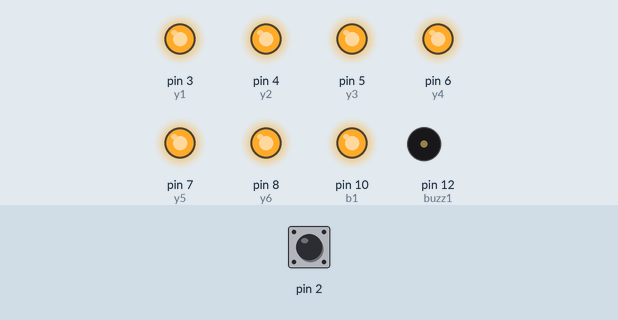
A sketch run on a simulated Arduino Uno, built with avr-gcc and run on an emulated ATmega328P. On the bench: output pins drawn as LEDs (lit = HIGH), buzzer (waves = sounding, pin HIGH). The test bench sets the inputs (shaded band); at power-on: pin 2 HIGH.

Above: at 0.03 s.
At 2.94 s:
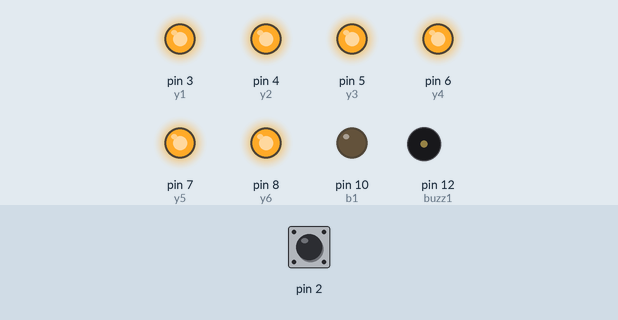
Timing chart, 0 to 3.2 s (numbered marks = the images above):
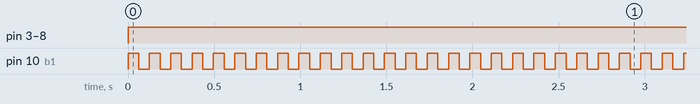

Measured:
- by itself, pin 3 (y1): LOW → HIGH at 0.00 s, → LOW 61.5 s later
- by itself, pin 4 (y2): LOW → HIGH at 0.00 s, → LOW 121 s later
- by itself, pin 5 (y3), pin 6 (y4), pin 7 (y5), pin 8 (y6): LOW → HIGH at 0.00 s
- by itself, pin 10 (b1): alternates HIGH for 0.06 s and LOW for 0.06 s

The sketch:

wouter.ino
```cpp
int switchstate = 0;
int cur_epoch = 0;
int bluestate = 0;

const int y1 = 3;
const int y2 = 4;
const int y3 = 5;
const int y4 = 6;
const int y5 = 7;
const int y6 = 8;
const int r1 = 9;
const int b1 = 10;

const int buzz1 = 12;

void setup() {
    // yellow LEDs
    pinMode(y1, OUTPUT);
    pinMode(y2, OUTPUT);
    pinMode(y3, OUTPUT);
    pinMode(y4, OUTPUT);
    pinMode(y5, OUTPUT);
    pinMode(y6, OUTPUT);

    // red
    pinMode(r1, OUTPUT);
    // blue
    pinMode(b1, OUTPUT);
    // buzzer
    pinMode(buzz1, OUTPUT);
    //switch
    pinMode(2, INPUT);
    pinMode(13, INPUT);
}

const int delay_ms = 1000;
const int max_epoch = 420;

void blink (int b1 = 10, int times = 4, int delay_ms = 1000) {
    for (int i = 0; i < times; i++) {
	int bluestate = digitalRead(b1);
	if (bluestate == HIGH) {
	    digitalWrite(b1, LOW);
	} else {
	    digitalWrite(b1, HIGH);
	}
	delay(delay_ms / times);
    }
}

void loop() {
    switchstate = digitalRead(2);
    cur_epoch = 0;
    if (switchstate == LOW) {
	digitalWrite(r1, HIGH);
	digitalWrite(b1, LOW);
	digitalWrite(y1, LOW);
	digitalWrite(y2, LOW);
	digitalWrite(y3, LOW);
	digitalWrite(y4, LOW);
	digitalWrite(y5, LOW);
	digitalWrite(y6, LOW);
    } else {
	digitalWrite(r1, LOW);
	digitalWrite(b1, LOW);
	digitalWrite(y1, HIGH);
	digitalWrite(y2, HIGH);
	digitalWrite(y3, HIGH);
	digitalWrite(y4, HIGH);
	digitalWrite(y5, HIGH);
	digitalWrite(y6, HIGH);
	while(cur_epoch <= max_epoch) {
	    blink(b1, 16, delay_ms);
	    int remain = (max_epoch - cur_epoch) / 60;
	    if (remain == 5) {
		digitalWrite(y1, LOW);
	    }
	    if (remain == 4) {
		digitalWrite(y2, LOW);
	    }
	    if (remain == 3) {
		digitalWrite(y3, LOW);
	    }
	    if (remain == 2) {
		digitalWrite(y4, LOW);
	    }
	    if (remain == 1) {
		digitalWrite(y5, LOW);
	    }
	    if (remain == 0) {
		digitalWrite(y6, LOW);
	    }
	    cur_epoch = cur_epoch + 1;
	}
	/* end game */
	tone(buzz1, 1000, 1000);
	digitalWrite(r1, HIGH);
	digitalWrite(b1, LOW);

    }
}
```
